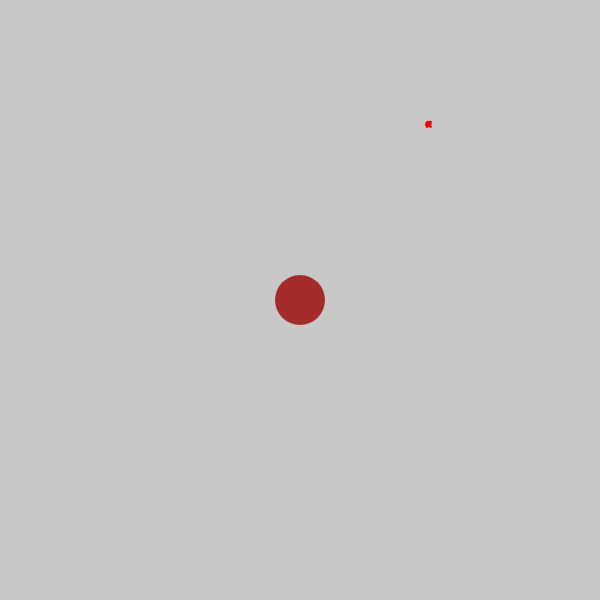
Frame 1 (no input)
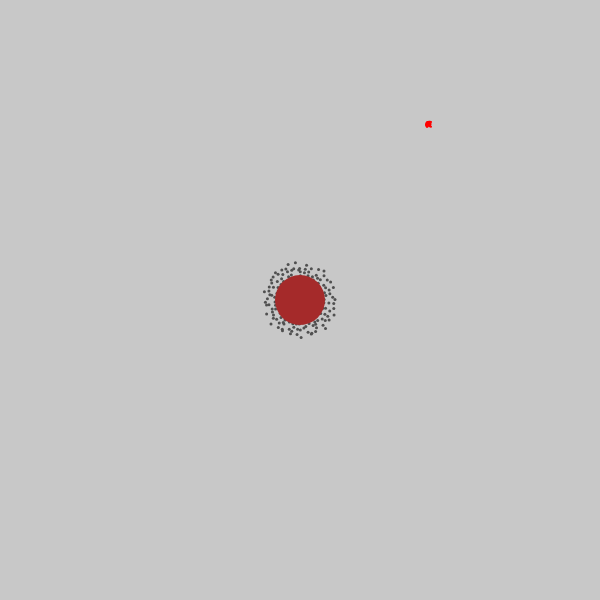
Frame 60 (no input)
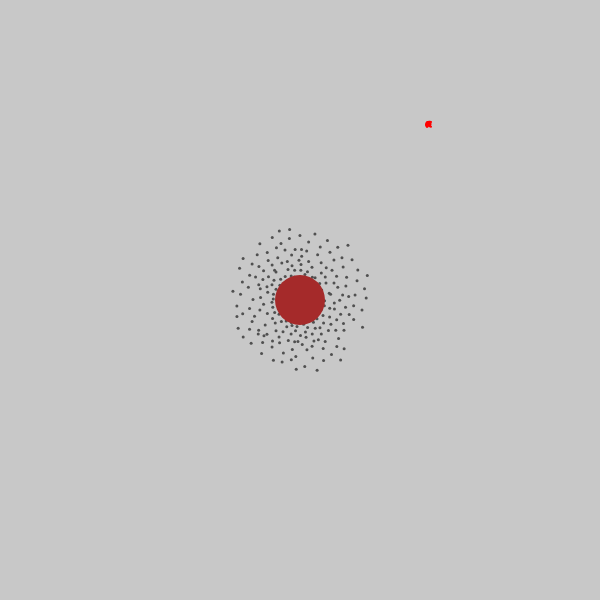
Frame 120 (the mouse pressed at the canvas centre since frame 60)

The p5.js sketch that drew these frames (run headless with seeded random() and noise() and a simulated clock; from frame 60 on, the mouse is pressed at the canvas centre):

// p5.js sketch
// ── sketch.js
let ants = [];
let nest;
let food = [];
let density = 5;

function setup() {
  //Set size of window
  createCanvas(600, 600);

  //Creates the nest
  nest = new Nest(width/2, height/2);

  //Creates our food
  const foodx = random(0,width);
  const foody = random(0,height);
  for (let i = 0; i < density*10; i++) {
    food[i] = new Food(foodx, foody, density);
  }
  console.log(food.length);

  // Add an initial set of ants into the system
  for (let i = 0; i < 250; i++) {
    ants[i] = new Ant(nest.position.x, nest.position.y);
  }
}

function draw() {
  //Render background
  background(200);

  //Run all the ants
  for (let i = 0; i < ants.length; i++) {
    ants[i].run();
  }
  for (foodItem in food) {
    food[foodItem].render();
  }
  //Render the nest
  nest.render();

}
// ── ants.js
// Ant class
class Ant {
    constructor(x, y) {
        //Visual properties
        this.position = createVector(x, y);
        this.width = 3;
        this.height = 3;
        this.colour = 80;
        //Movement stats
        this.acceleration = createVector(0,0);
        this.velocity = p5.Vector.random2D();
        this.maxspeed = random(0.3,0.7);
        this.maxforce = 0.05;
        //Behaviour Status
        this.status = "SearchingForFood";
    }

    run() {
        this.update();//calculates new movement
        this.render();//draws them in their position
    }

    //Draw ant as a circle
    render() {
        fill(this.colour);
        noStroke();
        ellipse(this.position.x, this.position.y, this.width, this.height);
    }

    //Update ant location
    update() {
        // Main behaviour state
        if (this.status != "HasFood") {
            this.searchForFood();
        }

        switch(this.status) {
            case "SeesTrail":
                console.log("Trail spotted.")
                break;
            case "SeesFood":
                this.moveTo(this.target);
                this.tryPickUp(this.target);
                //Leave trail to lead others to food
                break;
            case "HasFood":
                this.moveTo(nest);
                this.dropFood(nest);
                //Leave trail to home which can be backtracked
        }

        this.velocity.add(this.acceleration);// Update velocity
        this.velocity.limit(this.maxspeed);// Limit speed
        this.position.add(this.velocity);
        this.acceleration.mult(0);// Reset acceleration to 0 each cycle
        this.onScreen();//keeps them onscreen
    }

    moveTo(target) {
        let direction = p5.Vector.sub(target.position, this.position);
        direction.normalize();
        this.velocity.add(direction);
        this.velocity.add(random(-0.3,0.3), random(-0.3,0.3));
    }

    moveAway(target) {
        let direction = p5.Vector.sub(this.position, target.position);
        direction.normalize();
        this.velocity.add(direction);
        this.velocity.add(random(-0.3,0.3), random(-0.3,0.3));
    }

    //Method to keep ants onscreen
    onScreen() {
        if (this.position.x > width) {
            this.moveTo(nest);
        }
        if (this.position.x < 0) {
            this.moveTo(nest);
        }
        if (this.position.y > height) {
            this.moveTo(nest);
        }
        if (this.position.y < 0) {
            this.moveTo(nest);
        }
    }

    searchForFood() {
        this.acceleration.add(this.separate(ants));
        this.velocity.add(random(-0.2,0.2),random(-0.1,0.1));
        
        for (let foodItem in food) {
            let diff = p5.Vector.dist(this.position, food[foodItem].position);
            let nearest = 1000000;
            if (diff <= 50 && diff <= nearest) {
                this.status = "SeesFood";
                this.target = food[foodItem];
            }
        }
    }

    //Test to see if we can pick up the food
    tryPickUp(foodItem) {
        let distanceToTarget = p5.Vector.dist(this.position, foodItem.position);
        if (distanceToTarget < 0.12) {
            foodItem.destroy(food);
            this.status = "HasFood";
            this.colour = 130;
        }
    }

    dropFood(nest) {
        let distanceToTarget = p5.Vector.dist(this.position, nest.position);
        if (distanceToTarget < 0.1) {
            this.status = "SearchingForFood";
            this.colour = 255;
            nest.foodCount++;
        }
    }

    //makes the ants stay apart from eachother
    separate(ants) {
        let desiredseparation = 10;
        let steer = createVector(0, 0);
        let count = 0;
        // For every boid in the system, check if it's too close
        for (let i = 0; i < ants.length; i++) {
          let d = p5.Vector.dist(this.position, ants[i].position);
          // If the distance is greater than 0 and less than an arbitrary amount (0 when you are yourself)
          if ((d > 0) && (d < desiredseparation)) {
            // Calculate vector pointing away from neighbor
            let diff = p5.Vector.sub(this.position, ants[i].position);
            diff.normalize();
            diff.div(d); // Weight by distance
            steer.add(diff);
            count++; // Keep track of how many
          }
        }
        // Average -- divide by how many
        if (count > 0) {
          steer.div(count);
        }
        // As long as the vector is greater than 0
        if (steer.mag() > 0) {
            // Implement Reynolds: Steering = Desired - Velocity
            steer.normalize();
            steer.mult(this.maxspeed);
            steer.sub(this.velocity);
            steer.limit(this.maxforce);
        }
        return steer;
    }

}
// ── foods.js
class Food {
    constructor(x, y, density) {
        this.position = createVector(x + random(-density/2,density/2), y + random(-density/2,density/2));
    }

    render() {
        fill(255,0,0);
        noStroke();
        ellipse(this.position.x, this.position.y, 2, 2);
    }

    destroy(food) {
        this.index = food.indexOf(this);
        food.splice(this.index, 1);
    }
}
// ── nests.js
class Nest {
    constructor(x, y) {
        this.width = 50;
        this.height = 50;
        this.position = createVector(x, y);
        this.foodCount = 0;
    }

    render() {
        fill(165,42,42);
        noStroke();
        ellipse(this.position.x, this.position.y, this.width, this.height);
    }
}
// ── trails.js
//The trail that ants leave behind depending on their state.
//Discourage ants from searching where they've been
//Encourage ants to follow 'successful' trails

class Trail {
    constructor() {
        console.log("Trail created.");
    }
}
